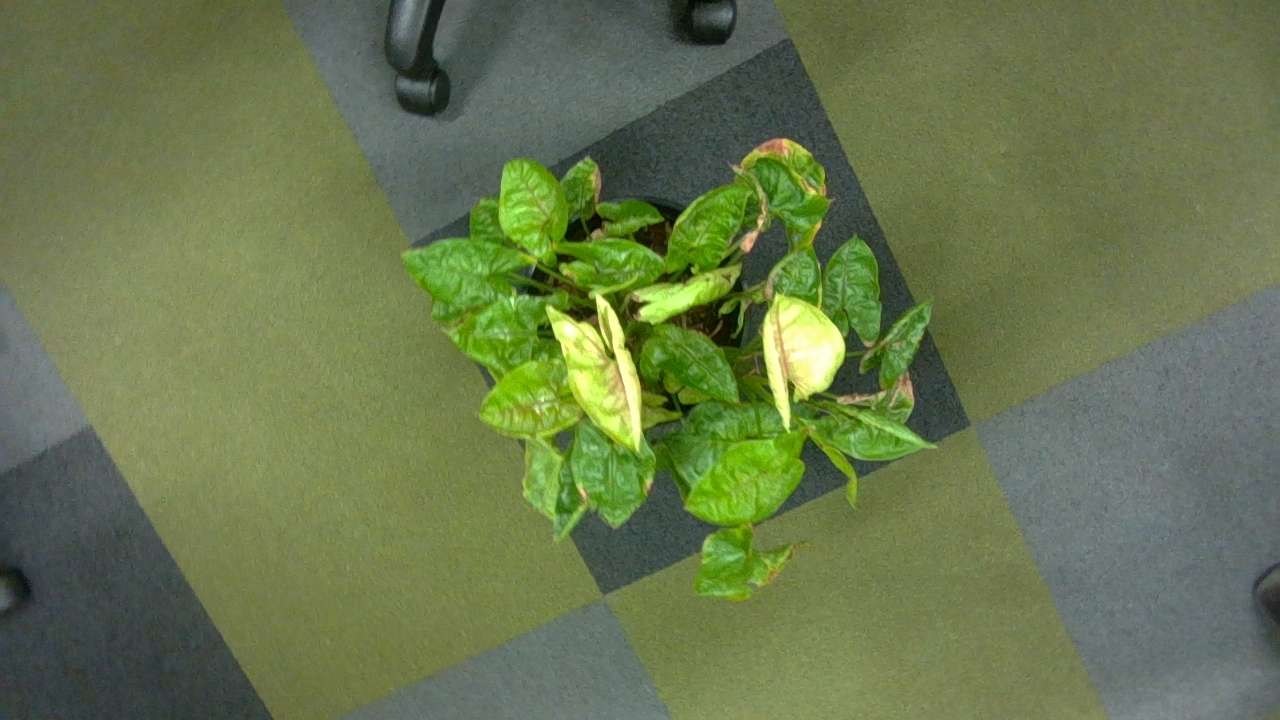
#> input picture SensorCommunication/Acquisition/D405_plant_20240322150432/rgb_000001.png, 1280 x 720 px
$ jupyter execute Untitled.ipynb
#> lines starting #> are read from the running program, lines starting #| are printed output that depends on the picture
[cell 1]
import cv2
import matplotlib.pyplot as plt

# Load the RGB image
rgb_image_path = './D405_plant_20240322150432/rgb_000001.png'
rgb_image = cv2.cvtColor(cv2.imread(rgb_image_path), cv2.COLOR_BGR2RGB)

# Load the depth image
depth_image_path = './D405_plant_20240322150432/depth_000001.png'
depth_image = cv2.imread(depth_image_path, cv2.IMREAD_UNCHANGED)  # Read the depth image
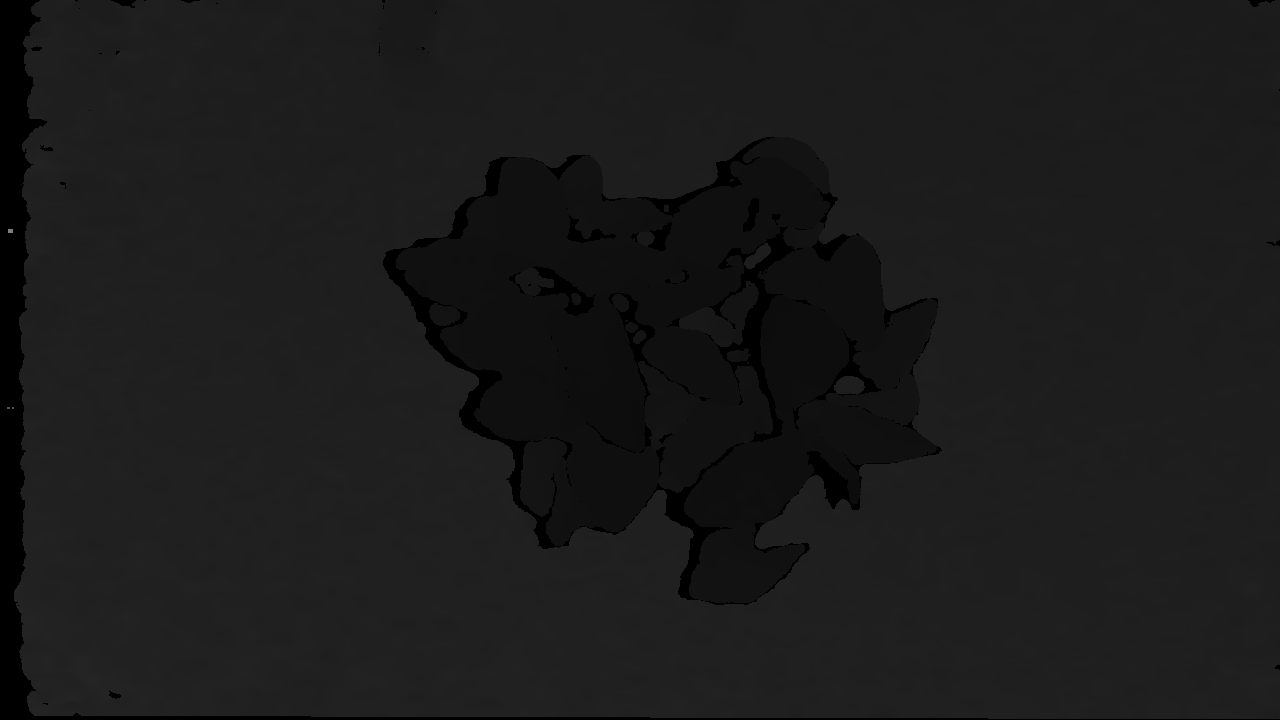
#> input picture SensorCommunication/Acquisition/D405_plant_20240322150432/depth_000001.png, 1280 x 720 px
#> depth_image is the input picture: shape (720, 1280) uint16; min 0, max 32569, mean 6914.8

# Display the images side by side
plt.figure(figsize=(10, 5))

# Display RGB image
plt.subplot(1, 2, 1)
plt.imshow(rgb_image)
plt.title('RGB Image')
plt.axis('off')

# Display Depth image
plt.subplot(1, 2, 2)
plt.imshow(depth_image)  # Use the default colormap
plt.title('Depth Image')
plt.axis('off')

plt.show()
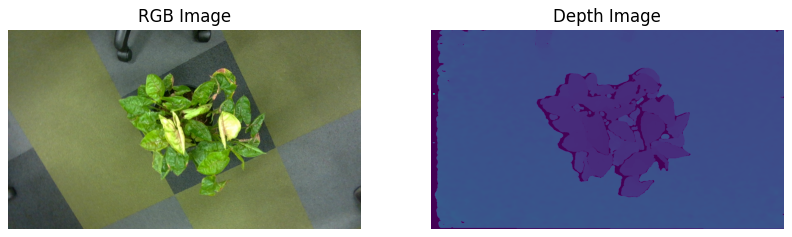
#> figure drawn by matplotlib, 2 panels
